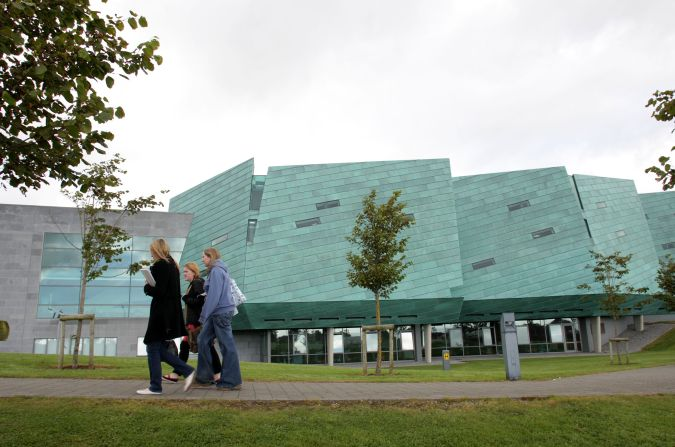
#> input picture lab8/ATU.jpg, 675 x 447 px
$ python lab8.py   (older library calls are emulated)
#> lines starting #> are read from the running program, lines starting #| are printed output that depends on the picture; after the words box and inside, x2 and y2 are one past the last pixel; in counts of white or black regions, pixels touching at a corner belong together
import cv2
import numpy as np
import matplotlib.pyplot as plt
import matplotlib.image as mpimg


def rgb2gray(rgb):
    return np.dot(rgb[..., :3], [0.299, 0.587, 0.144])


# set rows and cols
nrows = 3
ncols = 3

# original image but in BRG
img = cv2.imread('ATU.jpg')
#> img is the input picture: shape (447, 675, 3); mean B, G, R 146.4, 158.5, 148.9

# original image in grey
gray = rgb2gray(img)
#> in rgb2gray, `return np.dot(rgb[..., :3], [0.299, 0.587, 0.144])`:
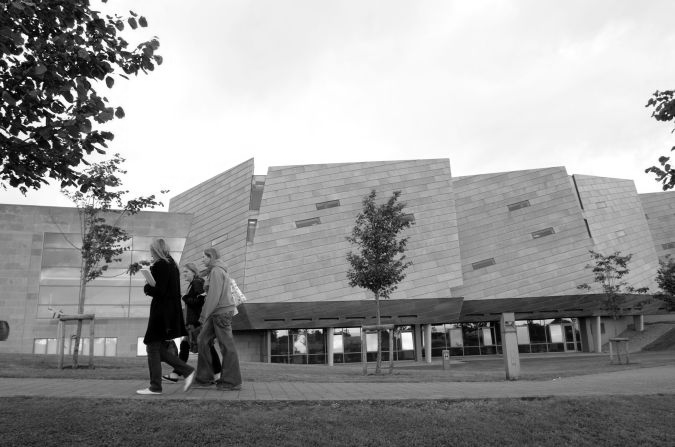
#> returned value: shape (447, 675) float64; min 0, max 262.6, mean 158.3; drawn with min black and max white

# original image in RGB
imgRGB = cv2.cvtColor(img, cv2.COLOR_BGR2RGB)

plt.imshow(gray, cmap=plt.get_cmap('gray'))

# saves the image
plt.savefig('ATU_greyscale.png')

# blur image
blurImg = cv2.blur(gray, (5, 5))

# 13x13 averaging filter kernel
KernelSizeWidth = 13
KernelSizeHeight = 13
imgOut = cv2.GaussianBlur(blurImg, (KernelSizeWidth, KernelSizeHeight), 0)
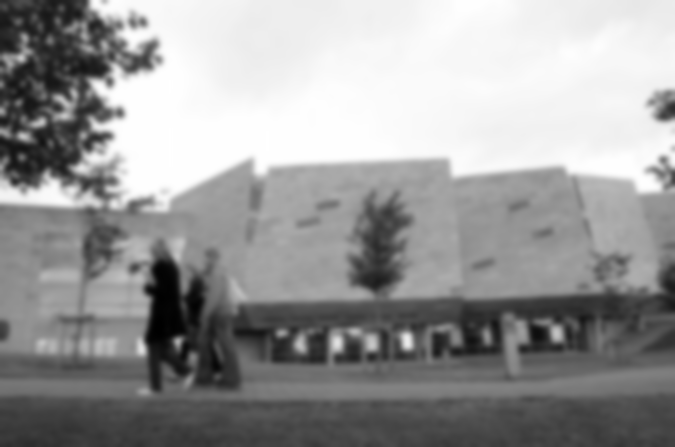
#> imgOut: shape (447, 675) float64; min 0.708, max 262.7, mean 158.3; drawn with min black and max white

# plot and dispaly images
plt.figure(1)

# Image 1 - Original image
plt.subplot(nrows, ncols, 1), plt.imshow(imgRGB, cmap='gray')
plt.title('Original'), plt.xticks([]), plt.yticks([])

# Image 2 - Gray Scale image
plt.subplot(nrows, ncols, 2), plt.imshow(gray, cmap='gray')
plt.title('GrayScale'), plt.xticks([]), plt.yticks([])

# Image 3 - Blurred  3x3
plt.subplot(nrows, ncols, 3), plt.imshow(blurImg, cmap='gray')
plt.title('3 x 3 Blur'), plt.xticks([]), plt.yticks([])

# Image 4 - Blurred  13x13
plt.subplot(nrows, ncols, 4), plt.imshow(imgOut, cmap='gray')
plt.title('13 x 13 Blur'), plt.xticks([]), plt.yticks([])

# saves the image
plt.savefig('Sobel.png')
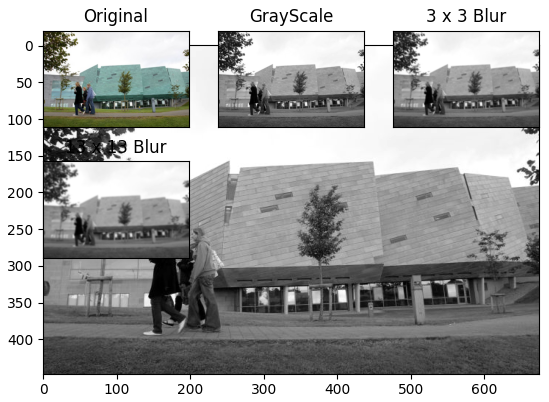
#> figure drawn by matplotlib, 5 panels

# Sobel Horizontal
sobelHorizontal = cv2.Sobel(imgOut, cv2.CV_64F, 1, 0, ksize=5)  # x dir
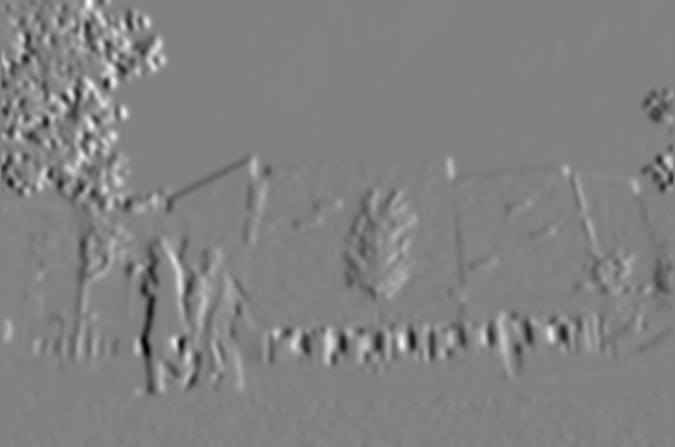
#> sobelHorizontal: shape (447, 675) float64; min -3677.1, max 3552.2, mean 7.2; drawn with min black and max white
# Sobel Vertical
sobelVertical = cv2.Sobel(imgOut, cv2.CV_64F, 0, 1, ksize=5)  # y dir

# plt.figure(2)
# Image 5 - Sobel Horizontal
plt.subplot(nrows, ncols, 5), plt.imshow(sobelHorizontal, cmap='gray')
plt.title('Sobel X'), plt.xticks([]), plt.yticks([])

# Image 6 - Sobel Vertical
plt.subplot(nrows, ncols, 6), plt.imshow(sobelVertical, cmap='gray')
plt.title('Sobel Y'), plt.xticks([]), plt.yticks([])

# plot sobelHorizontal and sobelVertical together
joinSobelH_SobelV = (sobelHorizontal + sobelVertical)
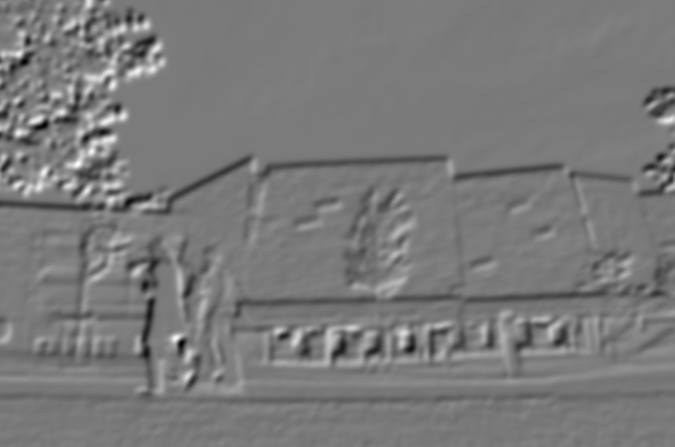
#> joinSobelH_SobelV: shape (447, 675) float64; min -4395.3, max 4711, mean -38.5; drawn with min black and max white

# Image 7 - sobelHorizontal + sobelVertical
plt.subplot(nrows, ncols, 7), plt.imshow(joinSobelH_SobelV, cmap='gray')
plt.title('Sobel Sum'), plt.xticks([]), plt.yticks([])

#  Canny edge detection
# lower threshold = 100
# upper threshold 200
edges = cv2.Canny(img, 100, 200, L2gradient=False)
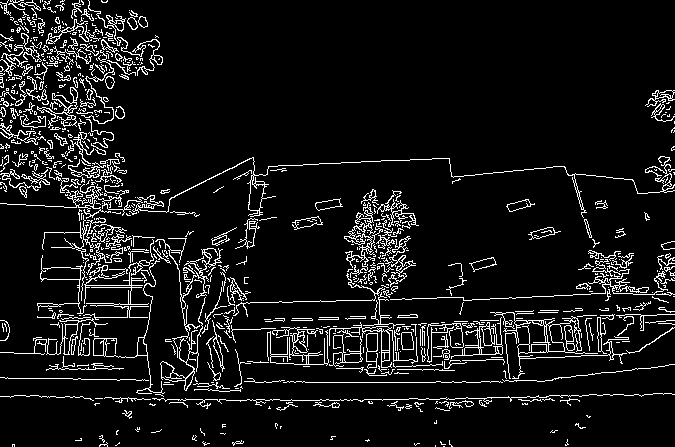
#> edges: shape (447, 675); 8.2% white in thin lines or dots

# Image 8 - plot canny image
plt.subplot(nrows, ncols, 8), plt.imshow(edges, cmap='gray')
plt.title('Canny Edge Image'), plt.xticks([]), plt.yticks([])

# deep copy of joinSobelH_SobelV
thresholdImage = joinSobelH_SobelV.copy()
thresh = 200
#height and width
height, width = thresholdImage.shape
#> height = 447; width = 675

# for loop to set all the values below the threshold to 0 and all above the threshold to 1
for i in range(0, height):
    for j in range(0, width):
        pix = thresholdImage[i, j]
        if pix < thresh:
            thresholdImage[i, j] = 0
        else:
            thresholdImage[i, j] = 1
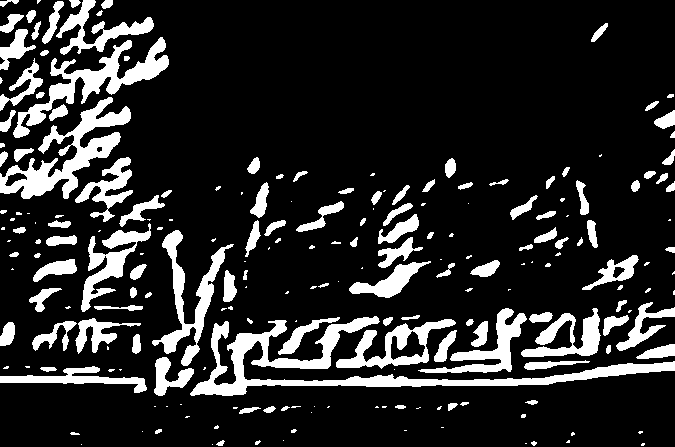
#> thresholdImage: shape (447, 675) float64; values 0 (black) and 1 (white), 16.2% white; 215 white regions (90 under 20 px), largest, box (x1, y1, x2, y2) and area: (190, 316, 675, 396) 7103, (0, 97, 131, 199) 4063, (13, 37, 169, 138) 3495

# Image 10 - different thresholds
plt.subplot(nrows, ncols, 9), plt.imshow(thresholdImage, cmap='gray')
plt.title('ThresholdImage 13*13 - ' + str(thresh)
          ), plt.xticks([]), plt.yticks([])

plt.show()
